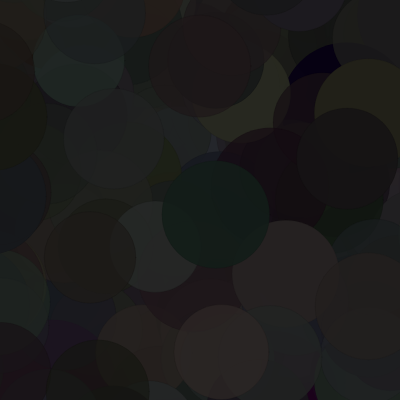
Frame 1 (no input)
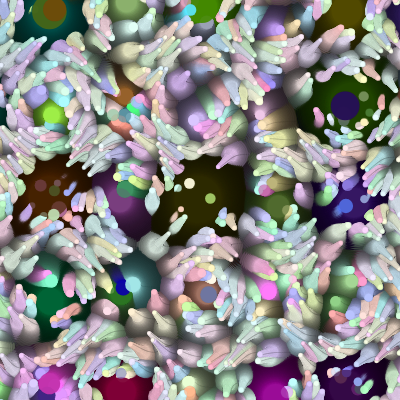
Frame 60 (no input)
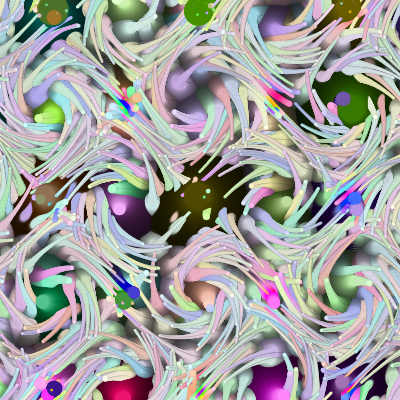
Frame 120 (the mouse pressed at the canvas centre since frame 60)

The p5.js sketch that drew these frames (run headless with seeded random() and noise() and a simulated clock; from frame 60 on, the mouse is pressed at the canvas centre):

// p5.js sketch
// ── sketch.js
var S = 15;
var num = 1000;
var X,Y;
var DX,DY;
var DDX,DDY;
var Color;
var a = 0.55;
var b =0.7;
var dt = 0.045;
var zoom = 0.5;

// 函数setup() ：准备阶段
function setup() {
	createCanvas(400,400);
	colorMode(HSB,360,100,100,100);
	X = new Array();
	Y = new Array();
	DX = new Array();
	DY = new Array();
	DDX = new Array();
	DDY = new Array();
	Color = new Array();
	for(var i=0;i<num;i++)
	{
		X[i] = random(-S,S);
		Y[i] = random(-S,S);
		DX[i] = 0;
		DY[i] = 0;
		DDX[i] = 0;
		DDY[i] = 0;
		Color[i] = color(
			random(0,360),
			random(20,80),
			random(50,100),
			random(60,100));
	}
}

// 函数draw()：作画阶段
function draw() {
	fill(255);// 填充白色
	StepDE(dt);
	drawParticles();
}

function StepDE(dt)
{
	for(var i=0;i<num;i++)
	{
		var x = X[i];
		var y = Y[i];
		var dx = DX[i];
		var dy = DY[i];

		var ddx = 0.01*sin(a*y)*dt;
		var ddy = 0.01*sin(b*x)*dt;

		dx += ddx;
		dy += ddy;

		x += dx;
		y += dy;

		X[i] = x;
		Y[i] = y;
		DX[i] = dx;
		DY[i] = dy;
		DDX[i] = ddx;
		DDY[i] = ddy;
	}
}

function drawParticles()
{
	push();
	translate(width/2,height/2);
	scale(zoom*width/12,zoom*height/12);
	strokeWeight(0.02);
	colorMode(HSB,360,100,100,100);
	for(var i=0;i<num;i++)
	{
		var dx = DX[i];
		var dy = DY[i];
		var ddx = DDX[i];
		var ddy = DDY[i];
		var acc = 100*sqrt(ddx*ddx + ddy*ddy);
		var spd = 1.0/(0.12+100.0*sqrt(dx*dx + dy*dy));
		var cr = Color[i];
		var h = hue(cr);
		var s = saturation(cr);
		var b = brightness(cr);
		var a = alpha(cr);
		fill(h,0.015*s/acc,b/spd,a);
		strokeWeight(acc*0.1);
		ellipse(X[i],Y[i],spd,spd);
	}
	pop();
}
